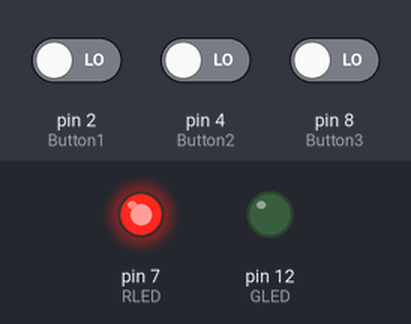
Simulated run of this sketch. Board: Arduino Uno, built with avr-gcc and run on an emulated ATmega328P. Shown: output pins drawn as LEDs (lit = HIGH). The test bench sets the inputs (shaded band); at power-on: pin 2 (Button1) LOW, pin 4 (Button2) LOW, pin 8 (Button3) LOW.

Above: at 1.2 s.
1.3 s: pin 2 (Button1) driven HIGH and pin 4 (Button2) driven HIGH and pin 8 (Button3) driven HIGH
At 2.3 s:
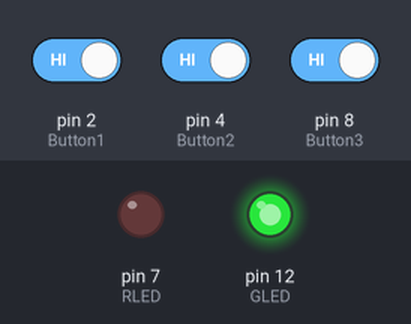
Timing chart, 0 to 4.3 s (numbered marks = the images above; inputs shaded):
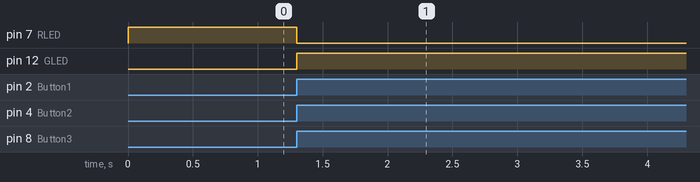

Measured:
- after the input at 1.3 s, pin 7 (RLED): HIGH → LOW at once; pin 12 (GLED): LOW → HIGH at once

The sketch:

led.ino
```cpp
/* This code was designed by Georgia-Natalia Sgouraki on Octomber 29th 2023.
   It is intended for academic use at the Department of Informatics and Telecommunication of University of Ioannina.

   This code was designed and compiled at Arduino IDE ver. 1.8.16
   It was designed for use with Arduino UNO R3 ATmega328P

   Write a program which will simulate the operation of a lock system and will have three buttons (corresponding to the numbers 1, 2, 3).
   When the user chooses the correct combination, a green led will light up, otherwise if he presses the wrong one, the red led
*/

//ο κωδικός μου είναι 3 1 2
int Button1 = 2;        //Το pin που είναι συδεδεμένο το button 1
int Button2 = 4;       //Το pin που είναι συνδεδεμένο το button 2
int Button3 = 8;       //Το pin που είναι συνδεδεμένο το button 3
int RLED = 7;          //To pin που είναι συνδεδεμένο το κόκκινο led
int GLED = 12;         //To pin που είναι συνδεδεμένο το πράσινο led
int buttonState1 = 0;  //Μεταβλητή που αποθηκεύει τη κατάσταση του button 1
int buttonState2 = 0;  //Μεταβλητή που αποθηκεύει τη κατάσταση του button 2
int buttonState3 = 0;  //Μεταβλητή που αποθηκεύει τη κατάσταση του button 3
int number = 0;        //Μεταβλητή που μετράει τα κουμπία που πατήθηκαν

void setup()                //Συνάρτηση αρχικοποίησης παραμέτρων και υλικών συστήματος.
 {
  Serial.begin(9600);        //Είναι ο ρυθμός μετάδοσης σε bits ανά δευτερόλεπτο (για Serial)
  pinMode(Button1, INPUT);   //Αρχικοποίηση button ως είσοδος
  pinMode(Button2, INPUT);   //Αρχικοποίηση button ως είσοδος
  pinMode(Button3, INPUT);   //Αρχικοποίηση button ως είσοδος
  pinMode(RLED, OUTPUT);     //Αρχικοποιηση led ως έξοδος
  pinMode(GLED, OUTPUT);     //Αρχικοποιηση led ως έξοδος
  digitalWrite(RLED, HIGH);  //Αναμμένο κόκκινο led
 }

void loop()                            //Κύρια επαναλαμβανόμενη συνάρτηση
{
  buttonState1 = digitalRead(Button1);   //Διαβάζει και αποθηκεύει τη κατάσταση των κουμπιών 1,2,3 σε μεταβλητές
  buttonState2 = digitalRead(Button2);
  buttonState3 = digitalRead(Button3);

  if (buttonState3 == HIGH && number == 0)
  {
    number=1;

  }

  if (buttonState1 == HIGH && number == 1)
  {
    number=2;
  }


   if (buttonState2 == HIGH && number == 2)
   {
    number=3;
   }


  if (number == 3)
  {
    digitalWrite(GLED, HIGH); //Αναμμένο πράσινο led
    digitalWrite(RLED, LOW); //Κλειστό κόκκινο led
    delay(10000);             //Καθυστέρηση για 10000 milliseconds
  }


}
```
